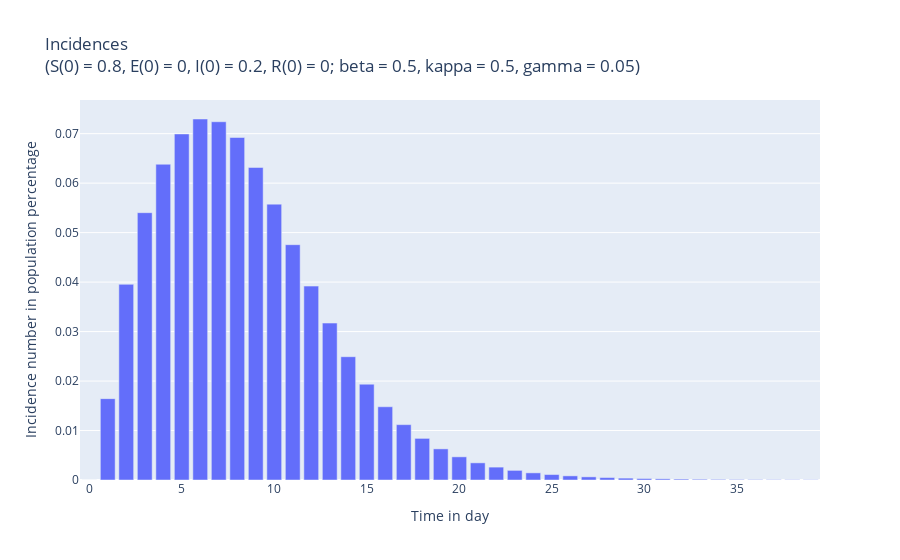

The notebook cell saved with this chart:
### Code cell
import plotly.graph_objects as go

# Plot figure
fig = go.Figure()

# Plot incidence
fig.add_trace(go.Bar(x=times, y=output[:,4], name="Incidences"))

# Format the figure
fig.update_layout(title='Incidences <br>(S(0) = 0.8, E(0) = 0, I(0) = 0.2, R(0) = 0; beta = 0.5, kappa = 0.5, gamma = 0.05)', xaxis_title='Time in day', yaxis_title='Incidence number in population percentage')
fig.show()

### Figure 1 — Plotly figure (JSON) as saved in the notebook; plotly's stock layout.template omitted (floating-point values rounded to 4 significant figures)
{"data": [{"name": "Incidences", "type": "bar", "x": [0, 1, 2, 3, 4, 5, 6, 7, 8, 9, 10, 11, 12, 13, 14, 15, 16, 17, 18, 19, 20, 21, 22, 23, 24, 25, 26, 27, 28, 29, 30, 31, 32, 33, 34, 35, 36, 37, 38, 39], "y": [0, 0.01644, 0.03955, 0.05403, 0.06382, 0.06994, 0.07296, 0.07241, 0.06923, 0.06317, 0.05576, 0.04756, 0.03919, 0.03172, 0.02492, 0.01936, 0.0148, 0.01119, 0.008409, 0.006288, 0.004681, 0.003467, 0.002604, 0.001944, 0.001444, 0.001099, 0.0008338, 0.0006318, 0.0004898, 0.0003783, 0.0002937, 0.0002335, 0.0001846, 0.0001468, 0.0001199, 9.733e-05, 7.888e-05, 6.566e-05, 5.491e-05, 4.591e-05]}], "layout": {"title": {"text": "Incidences <br>(S(0) = 0.8, E(0) = 0, I(0) = 0.2, R(0) = 0; beta = 0.5, kappa = 0.5, gamma = 0.05)"}, "xaxis": {"title": {"text": "Time in day"}}, "yaxis": {"title": {"text": "Incidence number in population percentage"}}}}
